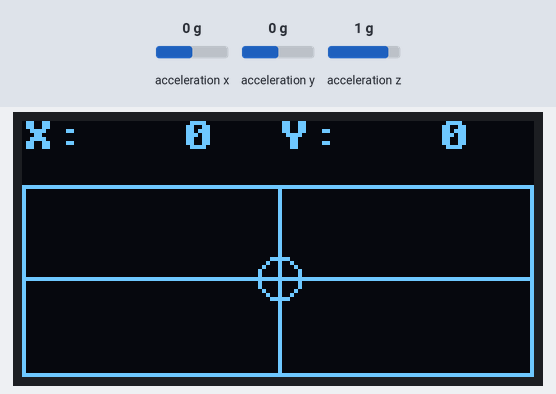
Recording of a program running on a simulated Raspberry Pi Pico running MicroPython. Parts: 128×64 one-colour display. The inputs (shaded band) are chosen by the test bench; at power-on: acceleration x 0 g, acceleration y 0 g, acceleration z 1 g.

Above: at 1.2 s.
1.3 s: acceleration x set to -1.4 g
At 1.8 s:
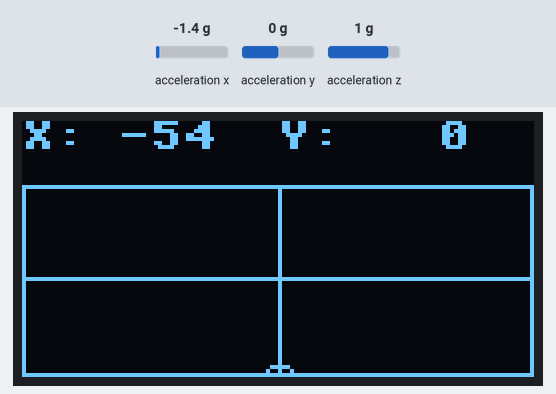
2.8 s: acceleration y set to -1.4 g
At 3.3 s:
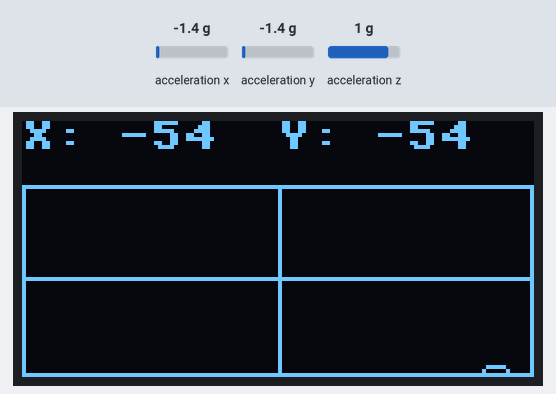
4.3 s: acceleration z set to -1.4 g
At 4.8 s:
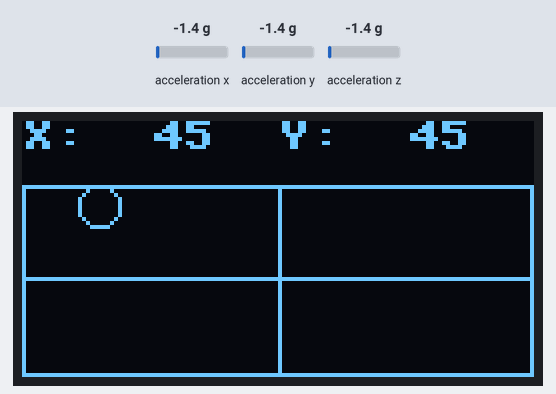
5.8 s: acceleration x set to -0.8 g
At 6.4 s:
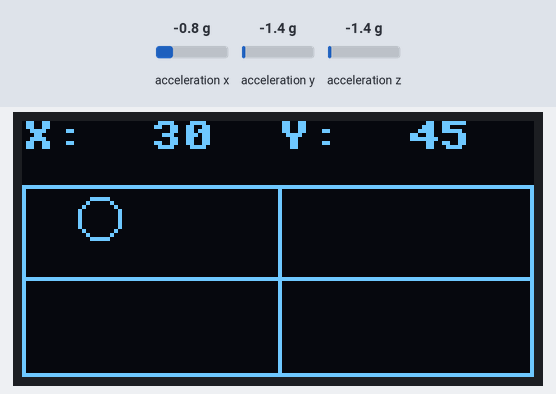
Timing chart, 0 to 8.3 s (numbered marks = the images above; inputs shaded):
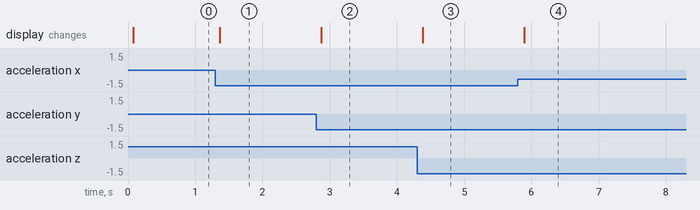

The program:

Tilt_Meter_Code_Basic.py
```python
# Homework from McWhorter's Lessons 45-46 on IMU6050
# Create the Tilt Meter - measure tilt in x and y directions
# Lori Pfahler
# January 2024

# import modules
from imu import MPU6050
from machine import I2C, Pin
from utime import sleep
from math import atan, pi
from ssd1306 import SSD1306_I2C

# setup I2C bus and mpu
i2c = I2C(0, sda=Pin(16), scl=Pin(17), freq=400000)
mpu = MPU6050(i2c)

# setup I2C bus and OLED display
i2c2=I2C(1, sda = Pin(14), scl = Pin(15), freq = 400000)
myOLED = SSD1306_I2C(128, 64, i2c2, addr = 0x3c)
myOLED.init_display()

while True:
    # read acceleration in all directions from IMU
    xAccel = mpu.accel.x
    yAccel = mpu.accel.y
    zAccel = mpu.accel.z
    # x_tilt or Roll
    x_tilt_radians = atan(xAccel/zAccel)
    x_tilt_degrees = (x_tilt_radians * 180) / pi
    # y_tilt or Pitch
    y_tilt_radians = atan(yAccel/zAccel)
    y_tilt_degrees = (y_tilt_radians * 180) / pi
    # f-string for x and y tilt in yellow area of OLED
    # f-strings allow for exact control of decimal and rounding!
    myText = f'X: {x_tilt_degrees:3.0f}  Y: {y_tilt_degrees:3.0f}'
    myOLED.fill(0)
    myOLED.text(myText, 0, 0)
    # rectangle
    myOLED.rect(0, 16, 128, 48, 1)
    # horizontal and vertical lines
    myOLED.hline(0, 39, 128, 1)
    myOLED.vline(64, 16, 48, 1)
    # start of circle/bubble calculations - make it move with changes in x and y tilt
    ycenter = int(64 - y_tilt_degrees)
    # divided x by 2 to since there is less "room" for the x tilt direction
    xcenter = int(39 - x_tilt_degrees/2)
    # keep bubble out of yellow area on OLED
    if xcenter <= 21:
        xcenter = 21
    # x and y on display is opposite of x and y for IMU
    # due to the way I have oriented the IMU and display
    # place circle on OLED
    myOLED.ellipse(ycenter, xcenter, 5, 5, 1)
    myOLED.show()
    sleep(0.05)

    
```

Measured:
- after the input at 1.3 s, the display: changes after 0.06 s (image 1)
- after the input at 2.8 s, the display: changes after 0.07 s (image 2)
- after the input at 4.3 s, the display: changes after 0.08 s (image 3)
- after the input at 5.8 s, the display: changes after 0.09 s (image 4)
